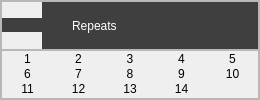
             <widget class="QFrame" name="Repeats">
              <property name="minimumSize">
               <size>
                <width>260</width>
                <height>0</height>
               </size>
              </property>
              <property name="maximumSize">
               <size>
                <width>250</width>
                <height>130</height>
               </size>
              </property>
              <property name="styleSheet">
               <string notr="true">QPushButton{
border:none;
}</string>
              </property>
              <property name="frameShape">
               <enum>QFrame::StyledPanel</enum>
              </property>
              <property name="frameShadow">
               <enum>QFrame::Raised</enum>
              </property>
              <property name="lineWidth">
               <number>1</number>
              </property>
              <layout class="QVBoxLayout" name="verticalLayout_4">
               <property name="spacing">
                <number>0</number>
               </property>
               <property name="leftMargin">
                <number>0</number>
               </property>
               <property name="topMargin">
                <number>0</number>
               </property>
               <property name="rightMargin">
                <number>0</number>
               </property>
               <property name="bottomMargin">
                <number>0</number>
               </property>
               <item>
                <widget class="QFrame" name="frame_5">
                 <property name="frameShape">
                  <enum>QFrame::StyledPanel</enum>
                 </property>
                 <property name="frameShadow">
                  <enum>QFrame::Raised</enum>
                 </property>
                 <layout class="QHBoxLayout" name="horizontalLayout_6">
                  <property name="spacing">
                   <number>0</number>
                  </property>
                  <property name="leftMargin">
                   <number>0</number>
                  </property>
                  <property name="topMargin">
                   <number>0</number>
                  </property>
                  <property name="rightMargin">
                   <number>0</number>
                  </property>
                  <property name="bottomMargin">
                   <number>0</number>
                  </property>
                  <item>
                   <widget class="QPushButton" name="dropdown1_5">
                    <property name="maximumSize">
                     <size>
                      <width>40</width>
                      <height>16777215</height>
                     </size>
                    </property>
                    <property name="sizeIncrement">
                     <size>
                      <width>1</width>
                      <height>10</height>
                     </size>
                    </property>
                    <property name="autoFillBackground">
                     <bool>false</bool>
                    </property>
                    <property name="styleSheet">
                     <string notr="true">QWidget{
	background-color: rgb(63, 63, 63);
	border:none;
}</string>
                    </property>
                    <property name="text">
                     <string/>
                    </property>
                    <property name="icon">
                     <iconset resource="../../../resources.qrc">
                      <normaloff>:/Icons/arrow-154-64.png</normaloff>
                      <normalon>:/Icons/arrow-216-64.png</normalon>:/Icons/arrow-154-64.png</iconset>
                    </property>
                    <property name="iconSize">
                     <size>
                      <width>10</width>
                      <height>30</height>
                     </size>
                    </property>
                    <property name="checkable">
                     <bool>true</bool>
                    </property>
                    <property name="autoDefault">
                     <bool>false</bool>
                    </property>
                    <property name="default">
                     <bool>false</bool>
                    </property>
                    <property name="flat">
                     <bool>false</bool>
                    </property>
                   </widget>
                  </item>
                  <item>
                   <widget class="QLabel" name="Repeats_Text">
                    <property name="maximumSize">
                     <size>
                      <width>1000</width>
                      <height>16777215</height>
                     </size>
                    </property>
                    <property name="styleSheet">
                     <string notr="true">QWidget{
	
	background-color: rgb(63, 63, 63);
	color:white;
}</string>
                    </property>
                    <property name="text">
                     <string>Repeats</string>
                    </property>
                    <property name="indent">
                     <number>30</number>
                    </property>
                   </widget>
                  </item>
                 </layout>
                </widget>
               </item>
               <item>
                <widget class="QFrame" name="Repeats_dropdown">
                 <property name="frameShape">
                  <enum>QFrame::StyledPanel</enum>
                 </property>
                 <property name="frameShadow">
                  <enum>QFrame::Raised</enum>
                 </property>
                 <layout class="QGridLayout" name="gridLayout_5">
                  <property name="leftMargin">
                   <number>0</number>
                  </property>
                  <property name="topMargin">
                   <number>0</number>
                  </property>
                  <property name="rightMargin">
                   <number>0</number>
                  </property>
                  <property name="bottomMargin">
                   <number>0</number>
                  </property>
                  <property name="spacing">
                   <number>0</number>
                  </property>
                  <item row="0" column="2">
                   <widget class="QPushButton" name="bracketButton_5">
                    <property name="text">
                     <string>3</string>
                    </property>
                    <property name="checkable">
                     <bool>true</bool>
                    </property>
                   </widget>
                  </item>
                  <item row="2" column="0">
                   <widget class="QPushButton" name="splitBarDividerButton_5">
                    <property name="text">
                     <string>11</string>
                    </property>
                    <property name="checkable">
                     <bool>true</bool>
                    </property>
                   </widget>
                  </item>
                  <item row="0" column="1">
                   <widget class="QPushButton" name="reverseBraceButton_5">
                    <property name="text">
                     <string>2</string>
                    </property>
                    <property name="checkable">
                     <bool>true</bool>
                    </property>
                   </widget>
                  </item>
                  <item row="1" column="1">
                   <widget class="QPushButton" name="reversedBracketBottomButton_5">
                    <property name="text">
                     <string>7</string>
                    </property>
                    <property name="checkable">
                     <bool>true</bool>
                    </property>
                   </widget>
                  </item>
                  <item row="1" column="4">
                   <widget class="QPushButton" name="systemDividerExtraLongButton_5">
                    <property name="text">
                     <string>10</string>
                    </property>
                    <property name="checkable">
                     <bool>true</bool>
                    </property>
                   </widget>
                  </item>
                  <item row="0" column="0">
                   <widget class="QPushButton" name="braceButton_5">
                    <property name="text">
                     <string>1</string>
                    </property>
                    <property name="checkable">
                     <bool>true</bool>
                    </property>
                   </widget>
                  </item>
                  <item row="2" column="1">
                   <widget class="QPushButton" name="staffDividerArrowDownButton_5">
                    <property name="text">
                     <string>12</string>
                    </property>
                    <property name="checkable">
                     <bool>true</bool>
                    </property>
                   </widget>
                  </item>
                  <item row="2" column="2">
                   <widget class="QPushButton" name="staffDividerArrowUpButton_5">
                    <property name="text">
                     <string>13</string>
                    </property>
                    <property name="checkable">
                     <bool>true</bool>
                    </property>
                   </widget>
                  </item>
                  <item row="1" column="0">
                   <widget class="QPushButton" name="reversedBracketTopButton_5">
                    <property name="text">
                     <string>6</string>
                    </property>
                    <property name="checkable">
                     <bool>true</bool>
                    </property>
                   </widget>
                  </item>
                  <item row="0" column="4">
                   <widget class="QPushButton" name="bracketBottomButton_5">
                    <property name="text">
                     <string>5</string>
                    </property>
                    <property name="checkable">
                     <bool>true</bool>
                    </property>
                   </widget>
                  </item>
                  <item row="2" column="3">
                   <widget class="QPushButton" name="staffDividerArrowUpDownButton_5">
                    <property name="text">
                     <string>14</string>
                    </property>
                    <property name="checkable">
                     <bool>true</bool>
                    </property>
                   </widget>
                  </item>
                  <item row="1" column="3">
                   <widget class="QPushButton" name="systemDividerLongButton_5">
                    <property name="text">
                     <string>9</string>
                    </property>
                    <property name="checkable">
                     <bool>true</bool>
                    </property>
                   </widget>
                  </item>
                  <item row="0" column="3">
                   <widget class="QPushButton" name="bracketTopButton_5">
                    <property name="text">
                     <string>4</string>
                    </property>
                    <property name="checkable">
                     <bool>true</bool>
                    </property>
                   </widget>
                  </item>
                  <item row="1" column="2">
                   <widget class="QPushButton" name="systemDividerButton_5">
                    <property name="text">
                     <string>8</string>
                    </property>
                    <property name="checkable">
                     <bool>true</bool>
                    </property>
                   </widget>
                  </item>
                 </layout>
                </widget>
               </item>
              </layout>
             </widget>
